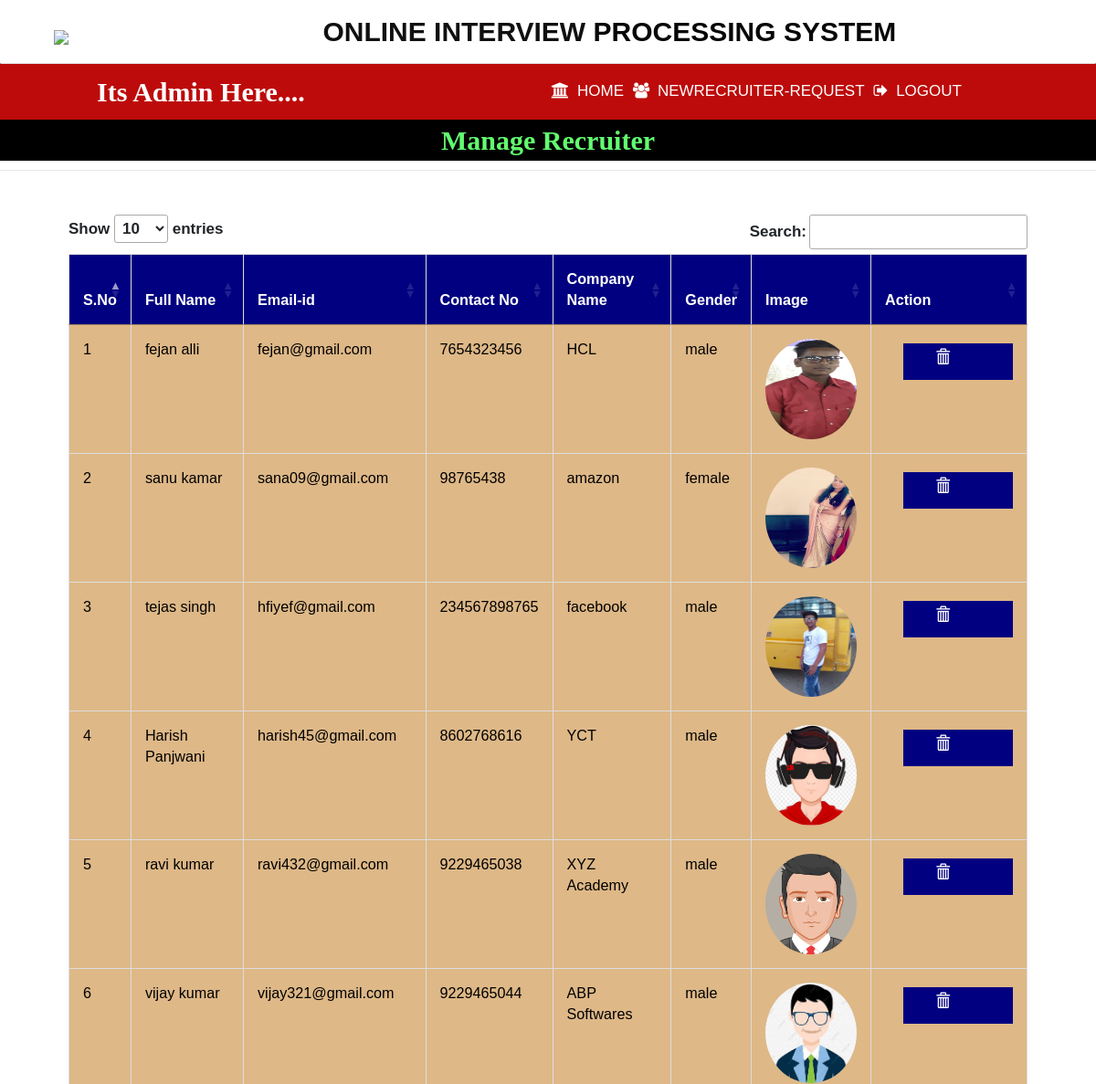
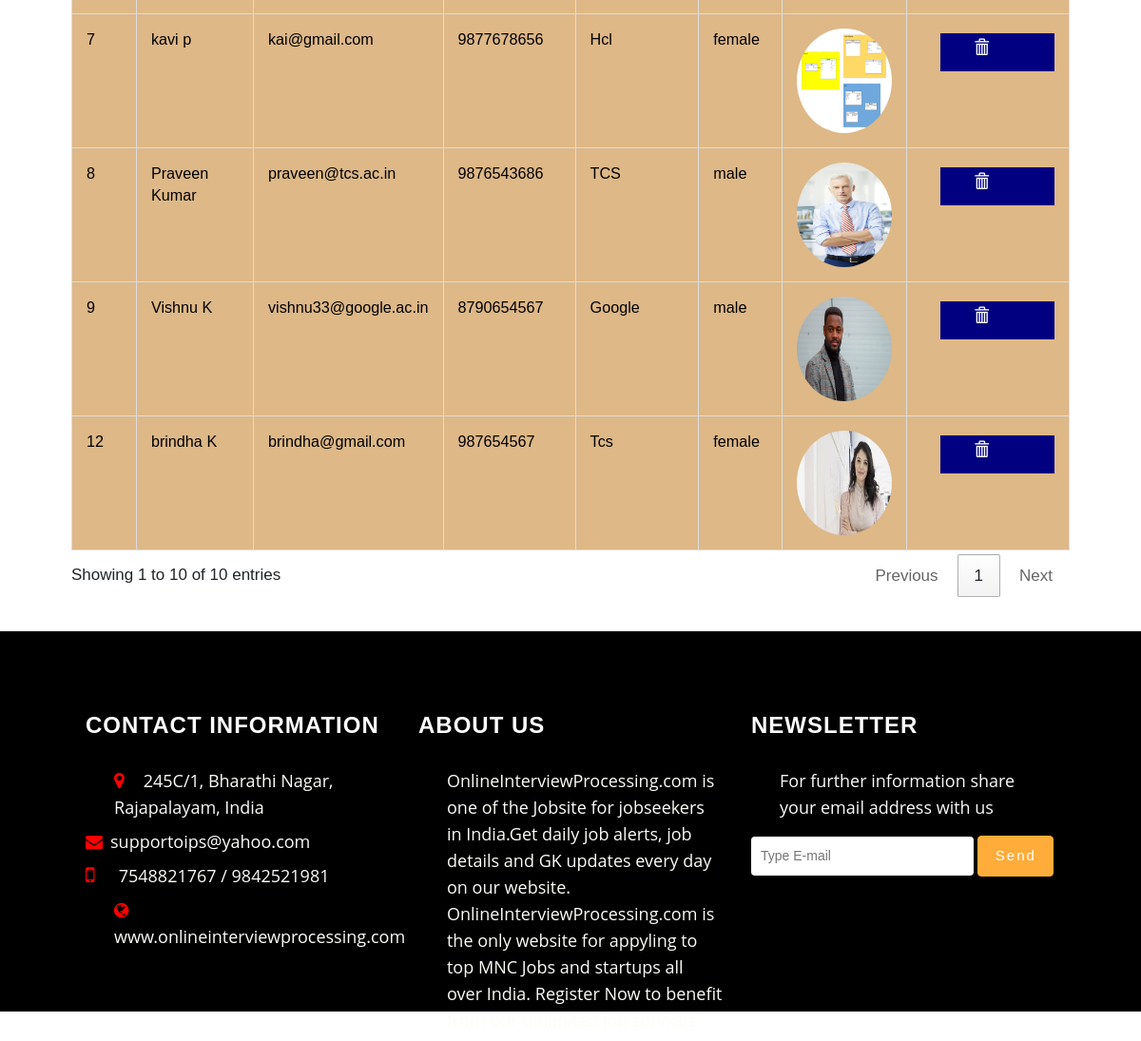
/view_recruiter/, run on the app's committed database (2 pictures, top to bottom).
### jobportal/models.py (models this page shows, shortened)
class Recruiter(models.Model):
    user = models.ForeignKey(User,on_delete=models.CASCADE,null=True)
    mobile = models.IntegerField(null=True)
    image = models.FileField(null=True)
    company= models.CharField(max_length=100,null=True)
    gender= models.CharField(max_length=100,null=True)
    type=models.CharField(max_length=100,null=True)
    status=models.CharField(max_length=100,null=True)

### jobportal/views.py (the view)
# urls.py: path('view_recruiter/', view_recruiter, name="view_recruiter"),
def view_recruiter(request):
    data=Recruiter.objects.all()
    d={'data':data}
    return render(request,'view_recruiter.html',d)

### jobportal/templates/view_recruiter.html (shortened to what this page needs)
{% extends 'admin_nav.html' %}
{% block body %}
<center><marquee style = "font-family : 'Georgia' ; font-size:30px;color :rgb(99, 253, 112)
 ; background-color:black;font-weight : bold"> Manage Recruiter </marquee></center><hr>
 <div class="container">
<table class="table table-bordered" id="myTable">
  <thead>
  <tr >
    <th>S.No</th>
    <th>Full Name</th>
    <th>Email-id</th>
    <th>Contact No</th>
    <th>Company Name</th>
    <th>Gender</th>
    <th>Image</th>
    <th>Action</th>
  </tr>
  </thead>
   <tbody>
{% for i in data %}
{% ifnotequal i.status "null" %}
  <tr style="color:black">
      <td>{{forloop.counter}}</td>
    <td>{{i.user.username}} {{i.user.last_name}}</td>
    <td>{{i.user.email}}</td>
    <td>{{i.mobile}}</td>
    <td>{{i.company}}</td>
      <td>{{i.gender}}</td>
      <td><img src="{{i.image.url}}" style="width:100px;height:110px;border-radius:50%"></td>
 <td><a href="{% url 'delete_recruiter' i.id %}"><i class="glyphicon glyphicon-trash" onclick="return confirm('Are you sure?')" style="color:white;margin-left:20px;margin-top:3%;background-color:navy;height:40px;width:120px;padding-top:5%;padding-left:25%"></i></a>
</tr>
{% endifnotequal %}
   {% endfor %}
    </tbody>
</table>
 </div>
{% endblock %}

### jobportal/static/css/style.css (style rules this page uses)
body { padding:0; margin:0; background:#fff; font-family: 'Roboto Condensed', sans-serif; }
a { text-decoration:none; }
body a { transition:0.5s all; -webkit-transition:0.5s all; -moz-transition:0.5s all; -o-transition:0.5s all; -ms-transition:0.5s all; font-weight:400; }
.glyphicon { position: relative; top: 1px; display: inline-block; font-family: 'Glyphicons Halflings'; font-style: normal; font-weight: 400; line-height: 1; -webkit-font-smoothing: antialiased; -moz-osx-font-smoothing: grayscale; color: #777; }
.table > thead > tr > th, .table > tbody > tr > th, .table > tfoot > tr > th, .table > thead > tr > td, .table > tbody > tr > td, .table > tfoot > tr > td { border-top: none !important; }
.table td, .table>tbody>tr>td, .table>tbody>tr>th, .table>tfoot>tr>td, .table>tfoot>tr>th, .table>thead>tr>td, .table>thead>tr>th { padding: 15px!important; }
.table > thead > tr > th, .table > tbody > tr > th, .table > tfoot > tr > th, .table > thead > tr > td, .table > tbody > tr > td, .table > tfoot > tr > td { font-size: 0.9em; color: #999; border-top: none !important; }

### jobportal/templates/admin_nav.html (style rules this page uses)
* { box-sizing: border-box; }
#myTable { border-collapse: collapse; width: 100%; border: 1px solid #ddd; font-size: 18px; }
#myTable th { text-align: left; padding: 12px; background-color: navy; color: white; }
#myTable td { text-align: left; padding: 12px; color:blAck; background-color: burlywood; }
#myTable tr { border-bottom: 1px solid #ddd; }
body { font-family: Arial; font-size: 17px; }
.container { position: relative; max-width: 90%; margin: 0 auto; margin-bottom:3% }
.container img { vertical-align: middle; }

### data on the page
Recruiter: user.username "fejan", user.last_name "alli", user.email "fejan@gmail.com", mobile "7654323456", company "HCL", gender "male", image (picture)
Recruiter: user.username "sanu", user.last_name "kamar", user.email "sana09@gmail.com", mobile "98765438", company "amazon", gender "female", image (picture)
Recruiter: user.username "tejas", user.last_name "singh", user.email "hfiyef@gmail.com", mobile "234567898765", company "facebook", gender "male", image (picture)
Recruiter: user.username "Harish", user.last_name "Panjwani", user.email "harish45@gmail.com", mobile "8602768616", company "YCT", gender "male", image (picture)
Recruiter: user.username "ravi", user.last_name "kumar", user.email "ravi432@gmail.com", mobile "9229465038", company "XYZ Academy", gender "male", image (picture)
Recruiter: user.username "vijay", user.last_name "kumar", user.email "vijay321@gmail.com", mobile "9229465044", company "ABP Softwares", gender "male", image (picture)
Recruiter: user.username "kavi", user.last_name "p", user.email "kai@gmail.com", mobile "9877678656", company "Hcl", gender "female", image (picture)
Recruiter: user.username "Praveen", user.last_name "Kumar", user.email "praveen@tcs.ac.in", mobile "9876543686", company "TCS", gender "male", image (picture)
Recruiter: user.username "Vishnu", user.last_name "K", user.email "vishnu33@google.ac.in", mobile "8790654567", company "Google", gender "male", image (picture)
Recruiter: user.username "brindha", user.last_name "K", user.email "brindha@gmail.com", mobile "987654567", company "Tcs", gender "female", image (picture)
